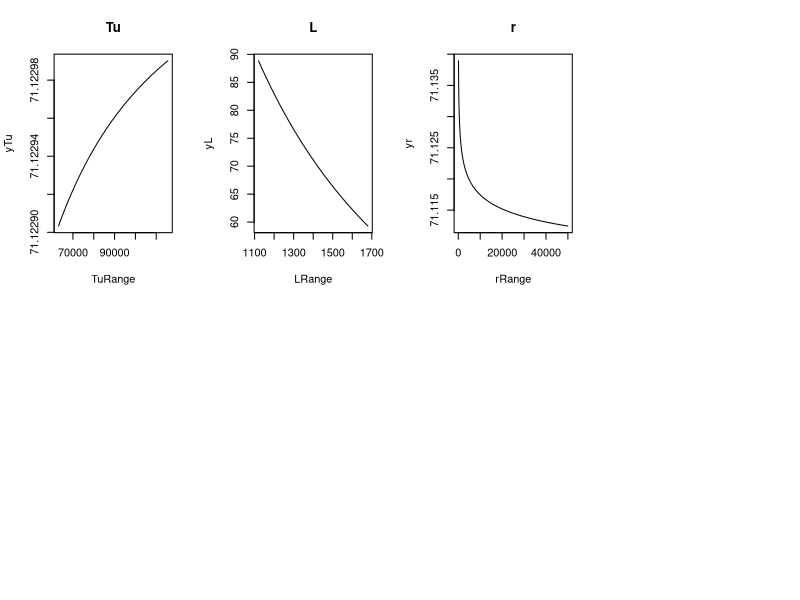

Write the R code that produced this figure. (Note: this script raises an error after producing the figure.)
#To do the emulation can just follow the other 2D files, which are uploaded for the toy function
#used in chapter 3. (ie. change the design points and dimensionalities of the structures)

borehole <- function(x){
  rw <- x[1]
  r <- x[2]
  Tu <- x[3]
  Hu <- x[4]
  Tl <- x[5]
  Hl <- x[6]
  L <- x[7]
  Kw <- x[8]
  
  frac1 <- 2*pi*Tu*(Hu-Hl)
  frac2a <- 2*L*Tu / (log(r/rw)*rw^2*Kw)
  frac2b <- Tu/Tl
  frac2 <- log(r/rw) * (1+frac2a+frac2b)
  
  y <- frac1/frac2
  return(y)
}

partial_borehole_hu <- function(x){
  rw <- x[1]
  r <- x[2]
  Tu <- x[3]
  Hu <- x[4]
  Tl <- x[5]
  Hl <- x[6]
  L <- x[7]
  Kw <- x[8]
  
  frac1 <- 2*pi*Tu
  frac1a <- 2*Tu/(rw^2 * Kw)
  frac2a <- 2*L*Tu / (log(r/rw)*rw^2*Kw)
  frac2b <- Tu/Tl
  frac2 <- log(r/rw) * (1+frac2a+frac2b)
  
  y <- (frac1)/frac2
  return(y)
}

partial_borehole_rw <- function(x){
  rw <- x[1]
  r <- x[2]
  Tu <- x[3]
  Hu <- x[4]
  Tl <- x[5]
  Hl <- x[6]
  L <- x[7]
  Kw <- x[8]
  
  frac1 <- 2*pi*Tu*(Hu-Hl)
  frac1a <- (1/rw) + (4*L*Tu/(Kw*rw^3)) + Tu/(Tl*rw)
  frac2a <- 2*L*Tu / (log(r/rw)*rw^2*Kw)
  frac2b <- Tu/Tl
  frac2 <- log(r/rw) * (1+frac2a+frac2b)
  
  y <- (frac1*frac1a)/frac2^2
  return(y)
}

#Colour scheme used
require(grDevices)
blue2 <- colorRampPalette(c("cyan", "deepskyblue", "steelblue","dodgerblue4"))


#Borehole Exploratory 
borehole(c(c(0.1, 7.71, 89335, 1050, 89.55, 760, 1400, 10950)))
par(mfrow = c(2,4))

#Change the values of Tu between its range
TuRange <- seq(from = 63070, to = 115600, by = 1)
yTu <- rep(0,length.out = 52531)
for(i in 1:52531){
  yTu[i] <- borehole(c(c(0.1, 7.71, TuRange[i], 1050, 89.55, 760, 1400, 10950)))
}

plot(TuRange, yTu, type = "l", lty = 1, main = "Tu")


#Changing L
LRange <- seq(from = 1120, to = 1680, by = 1)
yL <- rep(0, length.out = 561)
for(i in 1:561){
  yL[i] <- borehole(c(0.1, 7.71, 89335, 1050, 89.55, 760, LRange[i], 10950))
}

plot(LRange, yL, type = "l", lty = 1, main = "L")

#Changing radius of influence 
rRange <- seq(from = 100, 50000, by = 1)
yr <- rep(0, length.out = 49901)
for(i in 1:49901){
  yr[i] <- borehole(c(0.1, log(rRange[i]), 89335, 1050, 89.55, 760, 1400, 10950))
}

plot(rRange, yr, type = "l", lty = 1,main="r")

#Changing Hu
HuRange <- seq(from = 990, 1100, by = 1)
yHu <- rep(0, length.out = 201)
for(i in 1:201){
  yHu[i] <- borehole(c(0.1, 7.71, 89335, HuRange[i], 89.55, 760, 1400, 10950))
}

plot(HuRange, yHu, type = "l", lty = 1, main = "Hu")

#Changing rw, radius of borehole
r_wRange <- seq(from = 0.05, 0.15, by = 0.001)
yr_w <- rep(0, length.out = 101)
for(i in 1:101){
  yr_w[i] <- borehole(c(r_wRange[i], 7.71, 89335, 1050, 89.55, 760, 1400, 10950))
}

plot(r_wRange, yr_w, type = "l", lty = 1, main="r_w")

#Changing Tl; transmissivity of lower aquifier
TlRange <- seq(from = 63.1, 116, by = 0.1)
yTl <- rep(0, length.out = 530)
for(i in 1:530){
  yTl[i] <- borehole(c(0.1, 7.71, 89335, 1050, TlRange[i], 760, 1400, 10950))
}

plot(TlRange, yTl, type = "l", lty = 1, main = "Tl")

#Changing Hl; potentiometric head of lower aquifier
HlRange <- seq(from = 700, 820, by = 1)
yHl <- rep(0, length.out = 121)
for(i in 1:121){
  yHl[i] <- borehole(c(0.1, 7.71, 89335, 1050, 89.55, HlRange[i], 1400, 10950))
}

plot(HlRange, yHl, type = "l", lty = 1, main = "Hl")

#Changing Kw; hydraulic conductivity of borehole
KwRange <- seq(from = 9855, 12045, by = 1)
yKw <- rep(0, length.out = 2191)
for(i in 1:2191){
  yKw[i] <- borehole(c(0.1, 7.71, 89335, 1050, 89.55, 760, 1400, KwRange[i]))
}

plot(KwRange, yKw, type = "l", lty = 1, main = "Kw")

